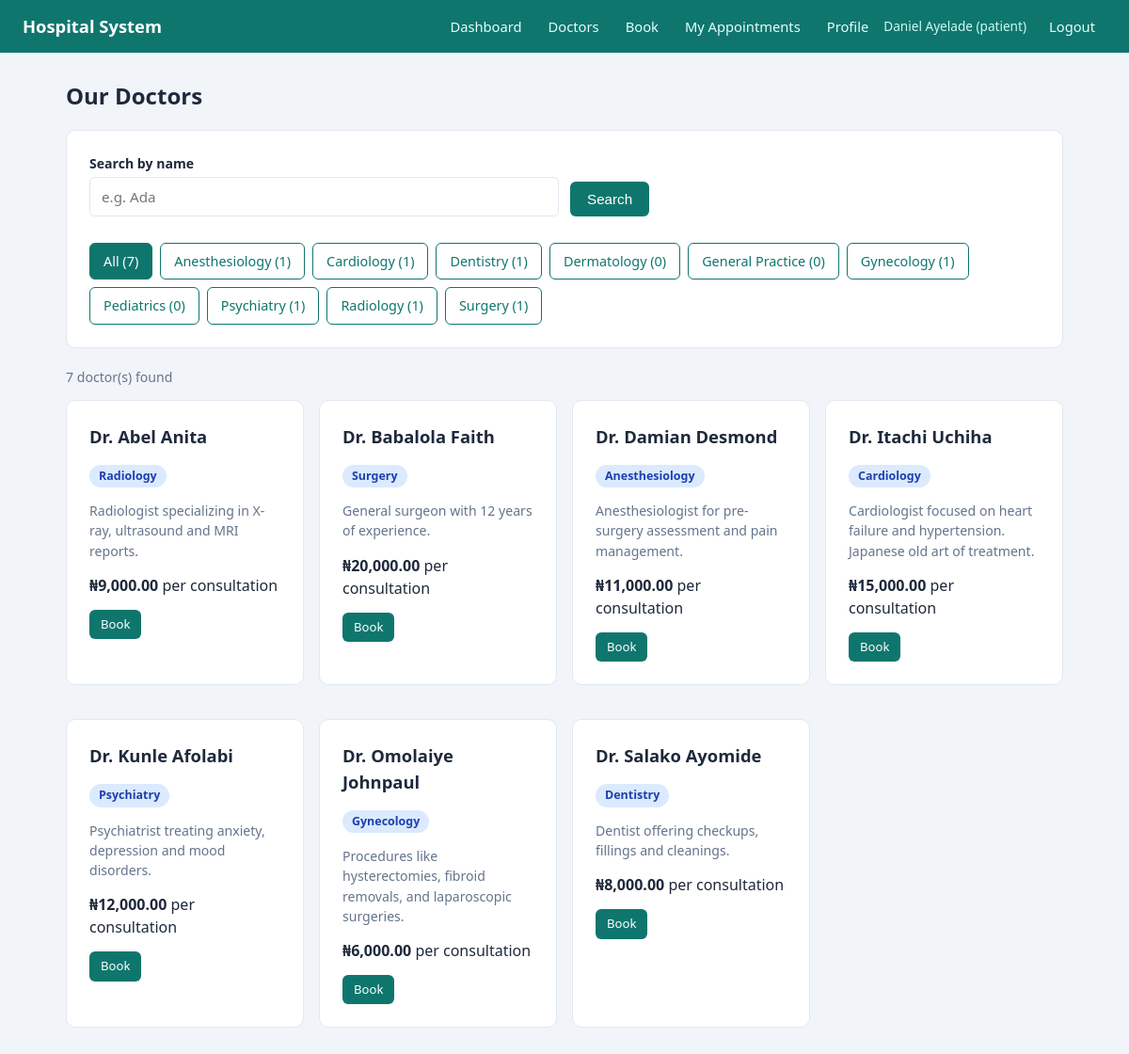
The page /patient/doctors.php (signed in) on the database its author committed.
### tables this page shows
CREATE TABLE `specializations` (
  `specialization_id` int(11) NOT NULL,
  `name` varchar(100) NOT NULL,
  `description` text DEFAULT NULL
);

CREATE TABLE `doctors` (
  `doctor_id` int(11) NOT NULL,
  `full_name` varchar(100) NOT NULL,
  `email` varchar(100) NOT NULL,
  `password` varchar(255) NOT NULL,
  `phone` varchar(20) DEFAULT NULL,
  `specialization_id` int(11) NOT NULL,
  `consultation_fee` decimal(10,2) NOT NULL,
  `bio` text DEFAULT NULL,
  `status` enum('active','inactive') DEFAULT 'active',
  `created_at` timestamp NOT NULL DEFAULT current_timestamp()
);

### includes/auth.php (called while the page is built, shortened)
<?php
require_once __DIR__ . '/../config/config.php';
function e($value): string
{
    return htmlspecialchars((string) $value, ENT_QUOTES, 'UTF-8');
}

### config/config.php (called while the page is built, shortened)
<?php
spl_autoload_register(function ($class) {
    $file = __DIR__ . '/../classes/' . $class . '.php';
});

### classes/Database.php (called while the page is built, shortened)
<?php
class Database
{
    private static ?Database $instance = null;
    private PDO $conn;
    private function __construct()
    {
        $dsn = "mysql:host=" . DB_HOST . ";dbname=" . DB_NAME . ";charset=utf8mb4";
        $options = [
            PDO::ATTR_ERRMODE            => PDO::ERRMODE_EXCEPTION,
            PDO::ATTR_DEFAULT_FETCH_MODE => PDO::FETCH_ASSOC,
            PDO::ATTR_EMULATE_PREPARES   => false,
        ];
        try {
            $this->conn = new PDO($dsn, DB_USER, DB_PASS, $options);
        } catch (PDOException $e) {
            die("Database connection failed: " . $e->getMessage());
        }
    }
    public static function getInstance(): Database
    {
        if (self::$instance === null) {
            self::$instance = new Database();
        }
        return self::$instance;
    }
    public function query(string $sql, array $params = []): PDOStatement
    {
        $stmt = $this->conn->prepare($sql);
        $stmt->execute($params);
        return $stmt;
    }
    public function fetchAll(string $sql, array $params = []): array
    {
        return $this->query($sql, $params)->fetchAll();
    }
}

### classes/Doctor.php (called while the page is built, shortened)
<?php
class Doctor
{
    private Database $db;
    public function __construct()
    {
        $this->db = Database::getInstance();
    }
    public function getAll(?int $specializationId = null): array
    {
        $sql = "SELECT d.doctor_id, d.full_name, d.email, d.phone, d.consultation_fee, d.bio, d.status,
                       s.specialization_id, s.name AS specialization
                FROM doctors d
                JOIN specializations s ON s.specialization_id = d.specialization_id
                WHERE d.status = 'active'";
        $params = [];
        $sql .= " ORDER BY d.full_name";
        return $this->db->fetchAll($sql, $params);
    }
    public function getSpecializations(): array
    {
        return $this->db->fetchAll("SELECT * FROM specializations ORDER BY name");
    }
}

### patient/doctors.php (the view, shortened to what this page needs)
<?php
require_once __DIR__ . '/../includes/auth.php';
$doctorObj = new Doctor();
$specs     = $doctorObj->getSpecializations();
$allDocs   = $doctorObj->getAll();
$specId = (int) ($_GET['specialization_id'] ?? 0);
$q      = trim($_GET['q'] ?? '');
$counts = [];
foreach ($allDocs as $d) {
    $sid = (int) $d['specialization_id'];
    $counts[$sid] = ($counts[$sid] ?? 0) + 1;
}
$doctors = array_filter($allDocs, function ($d) use ($specId, $q) {
    if ($specId && (int) $d['specialization_id'] !== $specId) {
        return false;
    }
    if ($q !== '' && stripos($d['full_name'], $q) === false) {
        return false;
    }
    return true;
});
function chipUrl(int $id, string $q): string
{
    $params = [];
    if ($id) $params['specialization_id'] = $id;
    return 'doctors.php' . ($params ? '?' . http_build_query($params) : '');
}
require __DIR__ . '/../includes/header.php';
?>
<h1 class="page-title">Our Doctors</h1>
<div class="card">
    <form method="get" action="doctors.php" class="row" style="align-items:end">
        <div class="form-group">
            <label for="q">Search by name</label>
            <input type="text" id="q" name="q" value="<?= e($q) ?>" placeholder="e.g. Ada">
        </div>
        <div class="form-group">
            <button type="submit" class="btn">Search</button>
        </div>
    </form>
    <div class="slots mt">
        <a class="slot <?= !$specId ? 'selected' : '' ?>" href="<?= e(chipUrl(0, $q)) ?>">All (<?= count($allDocs) ?>)</a>
        <?php foreach ($specs as $s): ?>
            <?php $sid = (int) $s['specialization_id']; ?>
            <a class="slot <?= $specId === $sid ? 'selected' : '' ?>" href="<?= e(chipUrl($sid, $q)) ?>">
                <?= e($s['name']) ?> (<?= (int) ($counts[$sid] ?? 0) ?>)
            </a>
        <?php endforeach; ?>
    </div>
</div>
<p class="muted"><?= count($doctors) ?> doctor(s) found</p>
<div class="grid mt">
    <?php foreach ($doctors as $d): ?>
        <div class="card">
            <h2>Dr. <?= e($d['full_name']) ?></h2>
            <p><span class="badge badge-completed"><?= e($d['specialization']) ?></span></p>
            <p class="muted mt"><?= e($d['bio'] ?: 'No bio provided.') ?></p>
            <p class="mt"><strong>&#8358;<?= number_format($d['consultation_fee'], 2) ?></strong> per consultation</p>
            <p class="mt"><a class="btn btn-sm" href="book.php?doctor_id=<?= (int) $d['doctor_id'] ?>">Book</a></p>
        </div>
    <?php endforeach; ?>
</div>
<?php require __DIR__ . '/../includes/footer.php'; ?>

### assets/css/style.css (style rules this page uses)
:root { --primary: #0f766e; --primary-dark: #115e59; --bg: #f1f5f9; --card: #ffffff; --text: #1e293b; --muted: #64748b; --border: #e2e8f0; --danger: #dc2626; --success: #16a34a; --warning: #d97706; }
* { box-sizing: border-box; margin: 0; padding: 0; }
body { font-family: "Segoe UI", Arial, sans-serif; background: var(--bg); color: var(--text); line-height: 1.5; }
a { color: var(--primary); text-decoration: none; }
.card { background: var(--card); border: 1px solid var(--border); border-radius: 10px; padding: 24px; margin-bottom: 20px; }
.card h2 { margin-bottom: 14px; font-size: 1.15rem; }
.page-title { margin-bottom: 18px; font-size: 1.5rem; }
.grid { display: grid; gap: 16px; grid-template-columns: repeat(auto-fit, minmax(200px, 1fr)); }
.form-group { margin-bottom: 14px; }
label { display: block; font-size: .88rem; font-weight: 600; margin-bottom: 4px; }
input, select, textarea { width: 100%; padding: 10px 12px; border: 1px solid var(--border); border-radius: 6px; font-size: .95rem; font-family: inherit; background: #fff; }
.row { display: grid; grid-template-columns: 1fr 1fr; gap: 12px; }
.btn { display: inline-block; background: var(--primary); color: #fff; border: 0; padding: 10px 18px; border-radius: 6px; font-size: .95rem; cursor: pointer; }
.btn-sm { padding: 6px 12px; font-size: .82rem; }
.badge { display: inline-block; padding: 3px 10px; border-radius: 999px; font-size: .78rem; font-weight: 600; text-transform: capitalize; }
.badge-completed { background: #dbeafe; color: #1e40af; }
.slots { display: flex; flex-wrap: wrap; gap: 8px; margin-top: 8px; }
.slot { padding: 8px 14px; border: 1px solid var(--primary); color: var(--primary); background: #fff; border-radius: 6px; cursor: pointer; font-size: .9rem; }
.slot.selected { background: var(--primary); color: #fff; }
.muted { color: var(--muted); font-size: .88rem; }
.mt { margin-top: 14px; }

### rows shown on the page
specializations: name "Anesthesiology", specialization_id "1"
specializations: name "Cardiology", specialization_id "1"
specializations: name "Dentistry", specialization_id "1"
specializations: name "Dermatology", specialization_id "0"
specializations: name "General Practice", specialization_id "0"
specializations: name "Gynecology", specialization_id "1"
specializations: name "Pediatrics", specialization_id "0"
specializations: name "Psychiatry", specialization_id "1"
specializations: name "Radiology", specialization_id "1"
specializations: name "Surgery", specialization_id "1"
doctors: full_name "Abel Anita", specialization.name "Radiology", bio "Radiologist specializing in X-ray, ultrasound and MRI reports.", consultation_fee "9,000.00"
doctors: full_name "Babalola Faith", specialization.name "Surgery", bio "General surgeon with 12 years of experience.", consultation_fee "20,000.00"
doctors: full_name "Damian Desmond", specialization.name "Anesthesiology", bio "Anesthesiologist for pre-surgery assessment and pain management.", consultation_fee "11,000.00"
doctors: full_name "Itachi Uchiha", specialization.name "Cardiology", bio "Cardiologist focused on heart failure and hypertension. Japanese old art of treatment.", consultation_fee "15,000.00"
doctors: full_name "Kunle Afolabi", specialization.name "Psychiatry", bio "Psychiatrist treating anxiety, depression and mood disorders.", consultation_fee "12,000.00"
doctors: full_name "Omolaiye Johnpaul", specialization.name "Gynecology", bio "Procedures like hysterectomies, fibroid removals, and laparoscopic surgeries.", consultation_fee "6,000.00"
doctors: full_name "Salako Ayomide", specialization.name "Dentistry", bio "Dentist offering checkups, fillings and cleanings.", consultation_fee "8,000.00"

### other values the page prints
$_SESSION['user_name'] "Daniel Ayelade"
$role "patient"
count($allDocs) "7"
count($doctors) "7"
